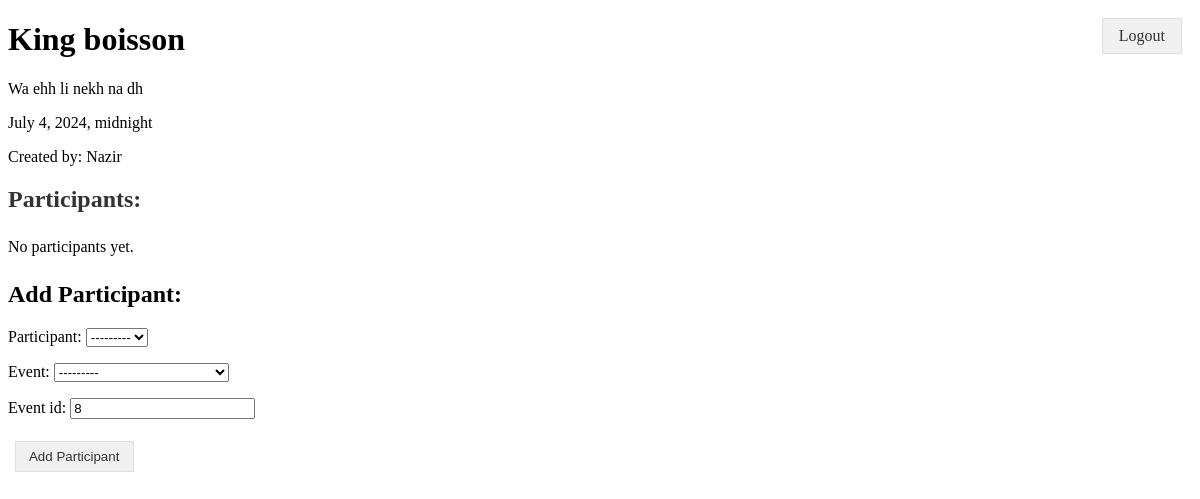
/event/8/, run on an earlier commit of the app's database.
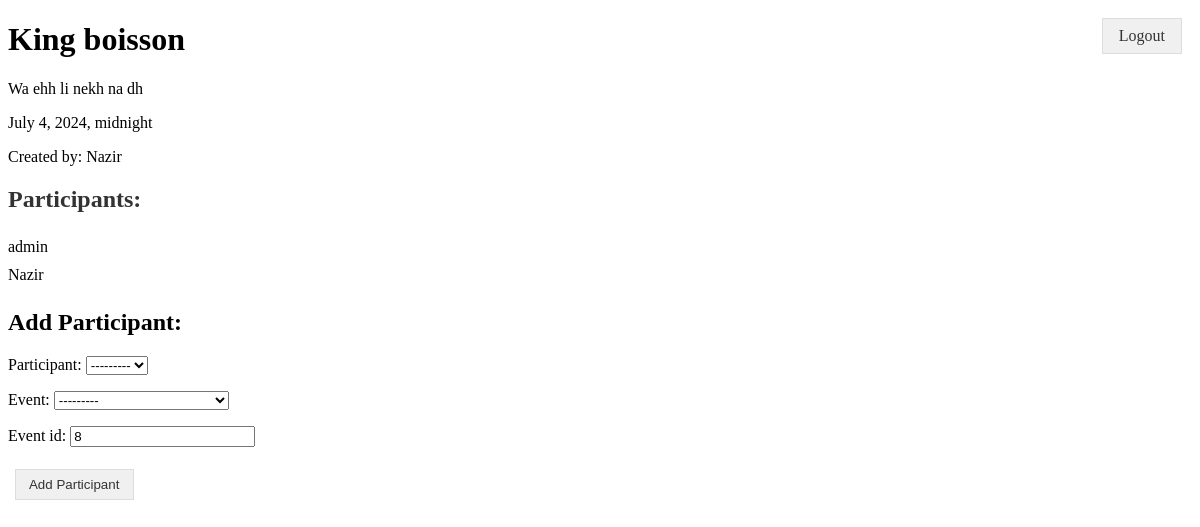
And on a later commit of the database.
### participation/models.py (models this page shows, shortened)
class Participation(models.Model):
    event = models.ForeignKey(Event, on_delete=models.CASCADE)
    participant = models.ForeignKey(settings.AUTH_USER_MODEL, on_delete=models.CASCADE)
    class Meta:
        unique_together = ('event', 'participant')

### accounts/models.py (models this page shows)
class CustomUser(AbstractUser):
    email = models.EmailField(unique=True)
    phone_number = models.CharField(max_length=15, blank=True, null=True)
    date_joined = models.DateTimeField(auto_now_add=True)

### home/views.py (the view)
# urls.py: path('event/<int:event_id>/', home_views.event_detail, name='event_detail')
def event_detail(request,event_id):
    event = get_object_or_404(Event, id=event_id)
    participations = Participation.objects.filter(event=event)
    if request.method == 'POST':
        form = AddParticipantForm(request.POST)
        if form.is_valid():
            form.save()
            return redirect('event_detail', event_id=event_id)
    else:
        form = AddParticipantForm(initial={'event_id': event_id})
    return render(request, 'home/detail_event.html', {'event': event, 'participations': participations, 'form': form})

### home/forms.py (shortened to what this page needs)
class AddParticipantForm(forms.ModelForm):
    event_id = forms.IntegerField()
    class Meta:
        model = Participation
        fields = ['participant', 'event']

### events/models.py (called while the page is built)
    def __str__(self):
        return self.name

### templates/home/detail_event.html (shortened to what this page needs)
{% extends '../base_generic.html' %}
{% block content %}
<div class="content">
    <h1 class="event-title">{{ event.name }}</h1>
    <p>{{ event.description }}</p>
    <p>{{ event.date }}</p>
    <p>Created by: {{ event.creator.username }}</p>
    <div class="participants">
        <h2>Participants:</h2>
        <ul>
            {% for participation in participations %}
            <li>{{ participation.participant.username }}</li>
            {% empty %}
            <li>No participants yet.</li>
            {% endfor %}
        </ul>
    </div>
    <h2>Add Participant:</h2>
    <form method="post">
        {{ form.as_p }}
        <button type="submit" class="btn btn-primary">Add Participant</button>
    </form>
</div>
{% endblock %}

What changed in the data, as far as the page shows it:
added Participation: participant.username "admin"
added Participation: participant.username "Nazir"
Also different on the page:
text no longer shown: "No participants yet."
